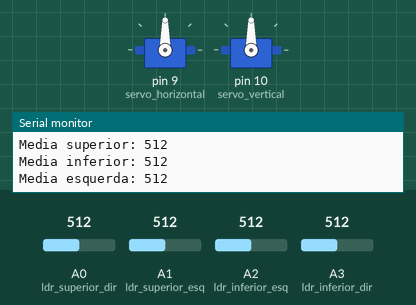
Recording of a sketch running on a simulated Arduino Uno, built with avr-gcc and run on an emulated ATmega328P. On the bench: 2 × servo, the last lines printed to the serial monitor. Inputs (shaded band) come from the test bench; at power-on: A0 (ldr_superior_dir) = 512, A3 (ldr_inferior_dir) = 512, A2 (ldr_inferior_esq) = 512, A1 (ldr_superior_esq) = 512.

Above: at 1.2 s.
1.3 s: A0 (ldr_superior_dir) set to 477
4.3 s: A0 (ldr_superior_dir) set to 454
At 4.82 s:
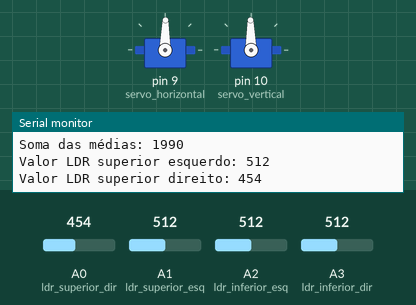
7.3 s: A3 (ldr_inferior_dir) set to 472
At 7.82 s:
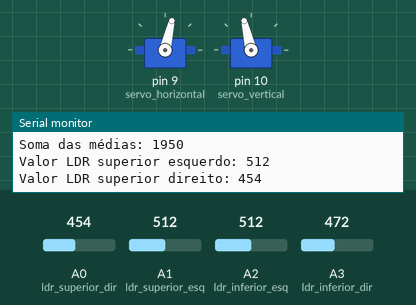
10.3 s: A3 (ldr_inferior_dir) set to 440
At 12.34 s:
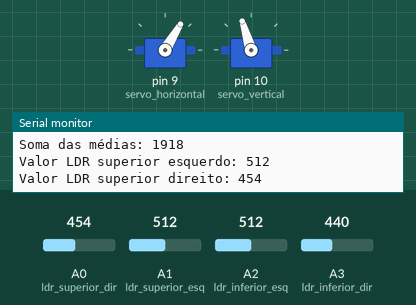
13.3 s: A2 (ldr_inferior_esq) set to 392
At 15.34 s:
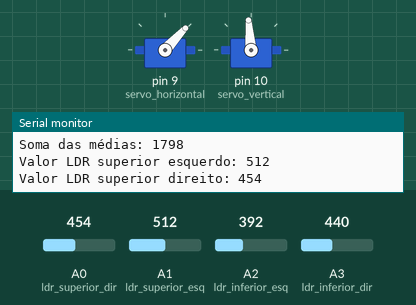
16.3 s: A2 (ldr_inferior_esq) set to 375
Timing chart, 0 to 22.7 s (numbered marks = the images above; inputs shaded):
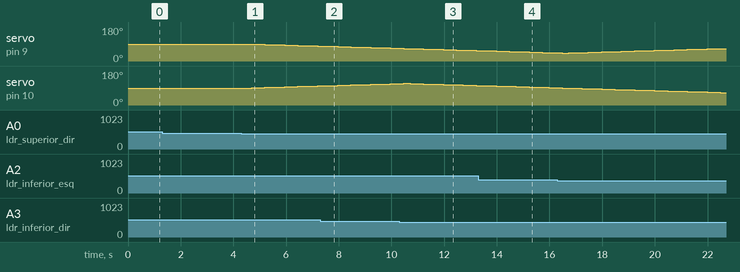

Measured:
- the behaviour switches between 454 and 453 on A3 (ldr_inferior_dir) (found by bisection; images 2 and 3)
- after the input at 4.3 s, servo on pin 9 (servo_horizontal): moves from 90° to 79° over 2.5 s, starting after 0.40 s; servo on pin 10 (servo_vertical): moves from 90° to 101° over 2.5 s, starting after 0.40 s

The sketch:

lightracker.ino
```cpp
#include <Servo.h> //Inclusão da biblioteca necessária para a manipulação dos servo motores.

Servo servo_horizontal; //Criando uma variável do tipo Servo (oriunda da biblioteca acima) para o servo horizontal.
int servo_h = 0; //Criando uma variável global que será utilizada para armazenar o valor do grau para onde o servo horizontal irá se movimentar.

//Adicionando limite na rotação dos motores, para evitar o direcionamento para um ângulo onde os jumpers conectados possam se desconectar ou causar algum mal contato.
int limite_max_horizontal = 160;
int limite_min_horizontal = 90;

Servo servo_vertical; //Criando uma variável do tipo Servo (oriunda da biblioteca acima) para o servo vertical.
int servo_v = 0; //Criando uma variável global que será utilizada para armazenar o valor do grau para onde o servo vertical irá se movimentar.

int limite_max_vertical = 160;
int limite_min_vertical = 90;

//Criando variáveis que serão utilizadas para atribuir os LDR's aos pinos analógicos do Arduino.
int ldr_superior_esq = 1; // Valor do pino do LDR superior esquerdo
int ldr_superior_dir = 0; // Valor do pino do LDR superior direito
int ldr_inferior_esq = 2; // Valor do pino do LDR inferior esquerdo
int ldr_inferior_dir = 3; // Valor do pino do LDR inferior direito

void setup ()
{
  servo_horizontal.attach(9); // Atribui o servo motor horizontal para o pino digital 9.
  servo_horizontal.write(90); //Configura a posição inicial do motor horizontal para 90 graus.

  servo_vertical.attach(10); // Atribui o servo motor vertical para o pino digital 10.
  servo_vertical.write(90); // Configura a posição inicial do motor horizontal para 180 graus.
  Serial.begin(9600);
}

void loop()
{

  // Efetua a leitura do ângulo atual em que os servo motores estão posicionados.
  servo_h = servo_horizontal.read();
  servo_v = servo_vertical.read();

  // Grava a leitura individual do valor que está sendo lido por cada LDR em uma variável (passando como parâmetro no analogRead o valor de cada pino que foi setado anteriormente).
  int superior_esq = analogRead(ldr_superior_esq);
  int superior_dir = analogRead(ldr_superior_dir);
  int inferior_esq = analogRead(ldr_inferior_esq);
  int inferior_dir = analogRead(ldr_inferior_dir);

  // Cálculo as médias. Para poder definir para qual ângulo os motores devem rotacionar, é feita uma média de cada "parte". Isto é, uma média para cada lado, uma média para a parte superior e outra para a parte inferior.
  int media_superior = (superior_esq + superior_dir)/2;
  int media_inferior = (inferior_esq + inferior_dir)/2;
  int media_esquerda = (superior_esq + inferior_esq)/2;
  int media_direita = (superior_dir + inferior_dir)/2;

  Serial.print("Valor LDR superior esquerdo: ");
  Serial.println(superior_esq);
  Serial.print("Valor LDR superior direito: ");
  Serial.println(superior_dir);
  Serial.print("Valor LDR inferior esquerdo: ");
  Serial.println(inferior_esq);
  Serial.print("Valor LDR inferior direito: ");
  Serial.println(inferior_dir);
  // Trecho utilizado para debug no monitor serial.
  Serial.print("Media superior: ");
  Serial.println(media_superior);
  Serial.print("Media inferior: ");
  Serial.println(media_inferior);
  Serial.print("Media esquerda: ");
  Serial.println(media_esquerda);
  Serial.print("Media direita: ");
  Serial.println(media_direita);

  // Soma de todas as médias para definir se o sistema está recebendo uma alta taxa de incidência de luz ou muito baixa. Nesses dois casos, o sistema permanecerá parado, pois estará recebendo o máximo de luz possível ou não luz disponível no ambiente.
  int soma = media_superior + media_inferior + media_esquerda + media_direita;
  Serial.print("Soma das médias: ");
  Serial.println(soma);

  // Condição que irá analisar se a soma das médias (quantidade total de luz) é maior que 2000 e maior que 30. Se ambas condições forem verdadeiras, o sistema continuará seguindo a luz, caso contrário o sistema se manterá estático.
  // O valor 2000 e 30 foram calculados através de leituras manuais no monitor Serial, onde foi possível analisar que quando temos alta incidência de luz nos quatro LDR's, o valor é aproximadamente 2000. E quando não temos luz alguma, a soma sempre é menor que 30.

  if(soma < 2000 && soma > 30){
    if (media_superior < media_inferior){ // Caso a parte de baixo (media inferior) receba mais luz do que a parte de cima (media superior)
      servo_vertical.write(servo_v + 1); // o ângulo do servo vertical se reajustará aumentando um grau, reposicionando para baixo.

      if (servo_v > limite_max_vertical){ // Para evitar o deslocamento em lugares que possam dar conflito com os jumpers, caso exceda o ângulo atual do servo vertical, a posição é setada para o limite.
        servo_v = limite_max_vertical;
      }
    }
    else if (media_inferior < media_superior){ // Caso a parte de cima receba mais luz do que a parte de baixo
      servo_vertical.write(servo_v - 1);     // o ângulo do servo vertical se reajustará diminuindo um grau, reposicionando para cima.

      if (servo_v < limite_min_vertical){ // Mesmo princípio do caso acima, caso exceda o limite mínimo, o servo é reposicionado para o limite.
        servo_v = limite_min_vertical;
      }
    }
    else{
      servo_vertical.write(servo_v); // Caso não entre nas condições acima, o servo vertical se manterá na última posição gravada
    }

    if (media_esquerda > media_direita){ // Caso o lado esquerdo receba mais luz do que o lado direito
      servo_horizontal.write(servo_h - 1);  // o ângulo do servo horizontal se reajustará diminuindo um grau, reposicionando para o lado esquerdo.

      if (servo_h > limite_max_horizontal){ // Caso exceda o limite máximo configurado para o servo horizontal, o mesmo será reposicionado para o limite.
        servo_h = limite_max_horizontal;
      }
    }
    else if (media_direita > media_esquerda){// Caso o lado direito receba mais luz do que o lado esquerdo
      servo_horizontal.write(servo_h + 1); // o ângulo do servo horizontal se reajustará aumentando um grau, reposicionando para o lado direito.

      if (servo_h < limite_min_horizontal) { // Caso exceda o limite mínimo configurado para o servo horizontal, o mesmo será reposicionado para o limite.
        servo_h = limite_min_horizontal;
      }
    }
    else{
      servo_horizontal.write(servo_h); // Caso não entre nas condições acima, o servo horizontal se manterá na última posição gravada
    }

    delay(50);
  }
}
```
